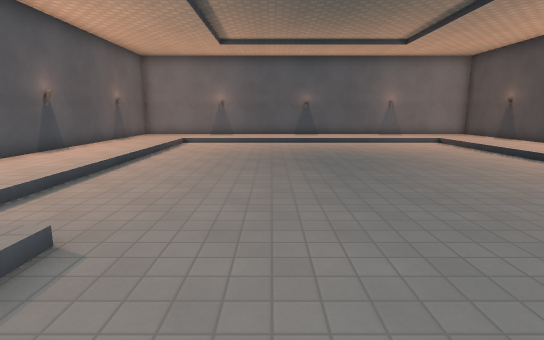
[1] (above)

13 first-person views from a walk through a level from a Godot 3-D game. The camera is 1.5 m above the floor, tilts 10° down and sees 80° across. The floor is counted in squares, 1 m on a side. Each view is taken from the middle of a square. On the plan, view 1 faces up. The plan holds only what a view shows up to about 15 squares ahead; the rest is blank. Surface patterns are stand-ins for the level's own textures.

[2]
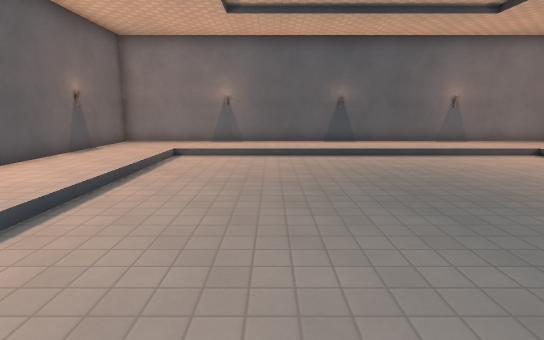

[3]
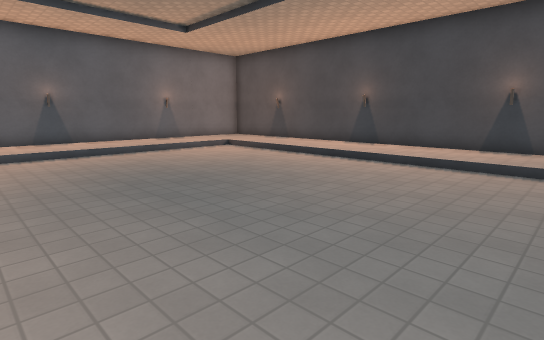

[4]
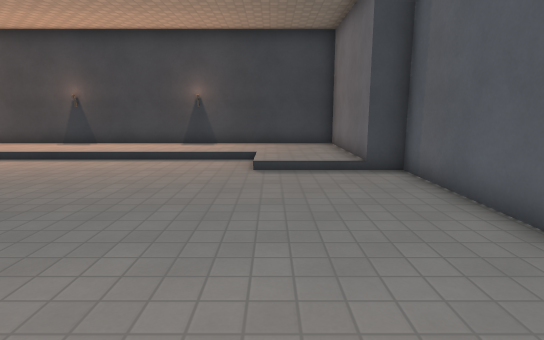

[5]
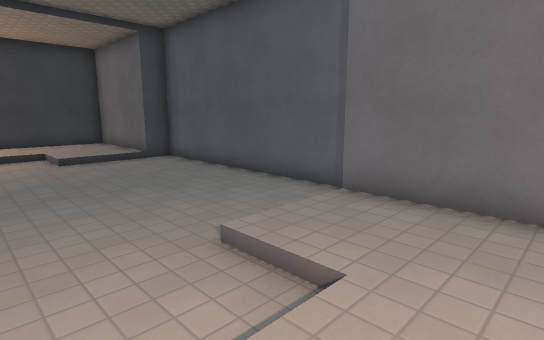

[6]
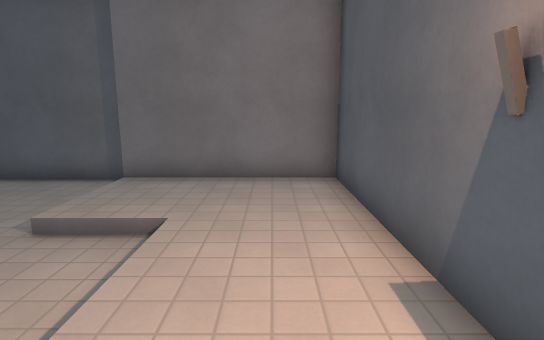

[7]
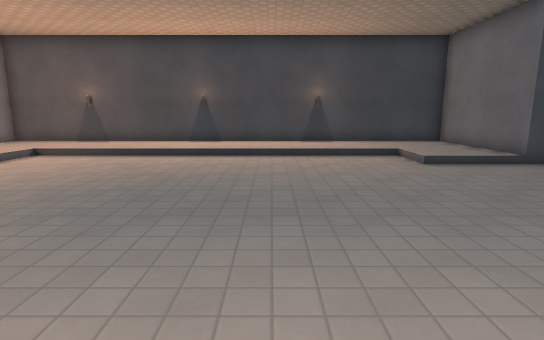

[8]
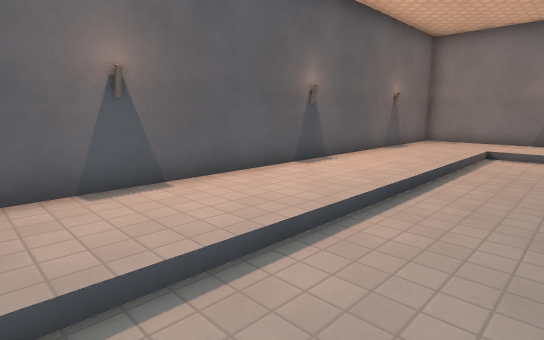

[9]
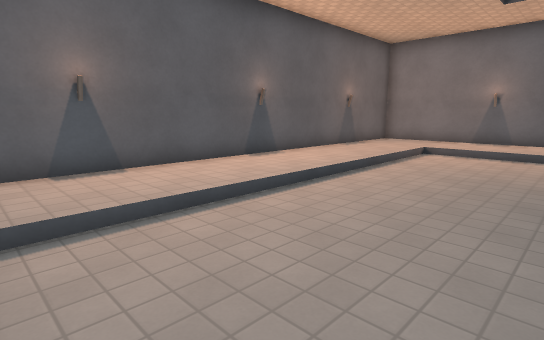

[10]
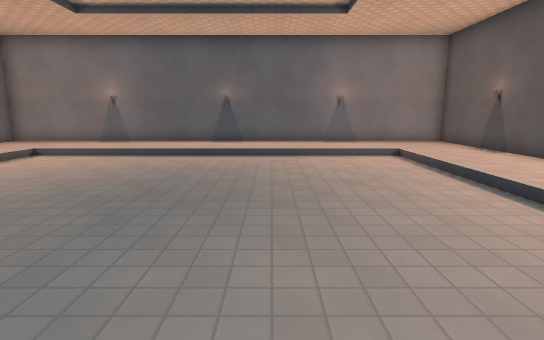

[11]
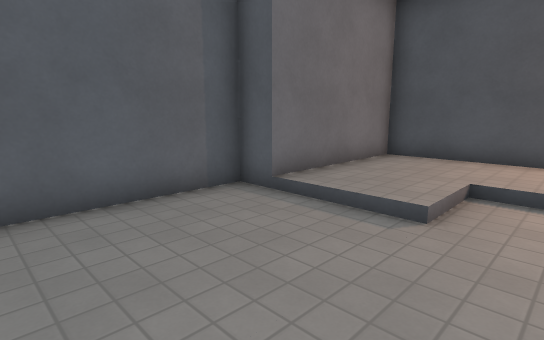

[12]
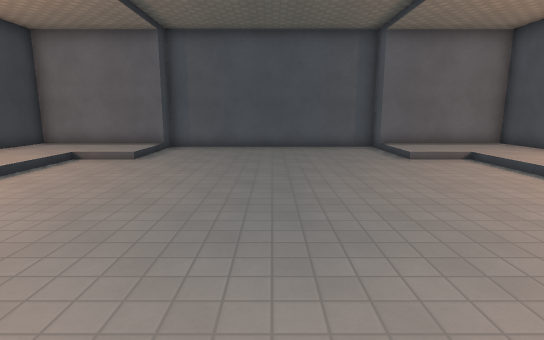

[13]
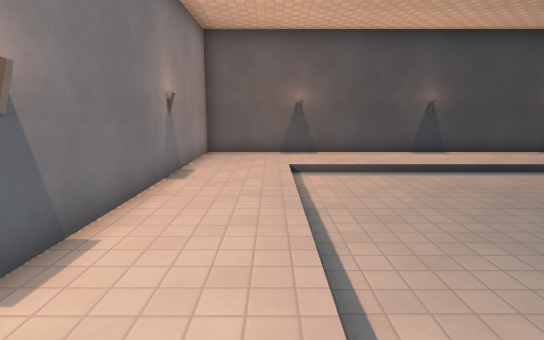

### Floor plan
Key: @ floor where view 1 was taken; # wall or solid block; . main floor; : floor 0.25 m higher than the main floor.
Columns run from 8 left of view 1 to 12 right of it. Each row starts with its distance up from view 1.
 20 #####################
 19 #:::::::::::::::::::#
 18 #:::::::::::::::::::#
 17 #:::::::::::::::::::#
 16 #:::.............:::#
 15 #:::.............:::#
 14 #:::.............:::#
 13 #:::.............:::#
 12 #:::.............:::#
 11 #:::.............:::#
 10 #:::.............:::#
  9 #:::.............:::#
  8 #:::.............:::#
  7 #:::.............:::#
  6 #:::.............:::#
  5 #:::.............:::#
  4 #:::.............:::#
  3 #:::::.........:::::#
  2 #:::::.........:::::#
  1 #:::::.........:::::#
  0 ######..@......######
 -1      ###########

Where each view was taken, in squares from view 1:
view 1: 0 up, 0 right, facing up
view 2: 5 up, 1 left, facing up
view 3: 4 up, 1 left, facing up-right
view 4: 3 up, 2 left, facing right
view 5: 6 up, 6 left, facing down-right
view 6: 8 up, 6 left, facing down
view 7: 8 up, 3 left, facing right
view 8: 4 up, 2 left, facing up-left
view 9: 4 up, 0 right, facing up-left
view 10: 5 up, 4 right, facing up
view 11: 5 up, 2 right, facing down-left
view 12: 14 up, 2 right, facing down
view 13: 17 up, 1 left, facing right
